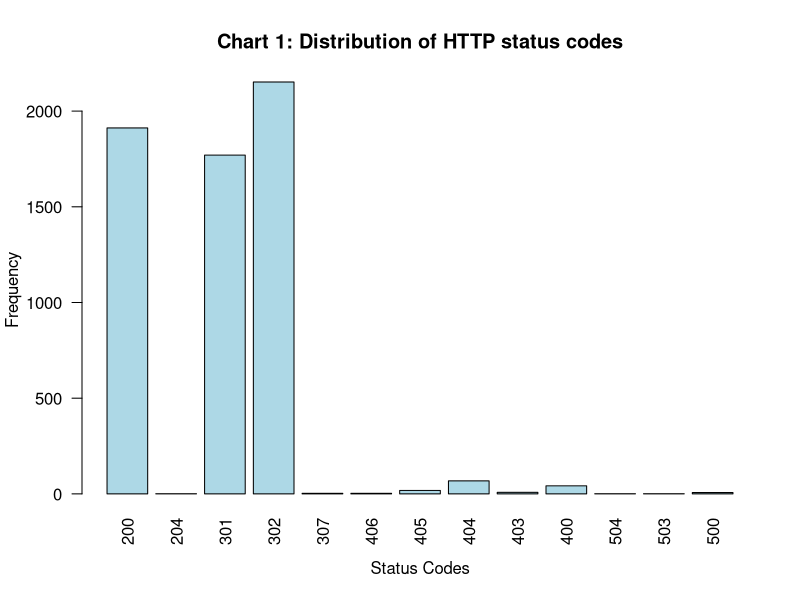
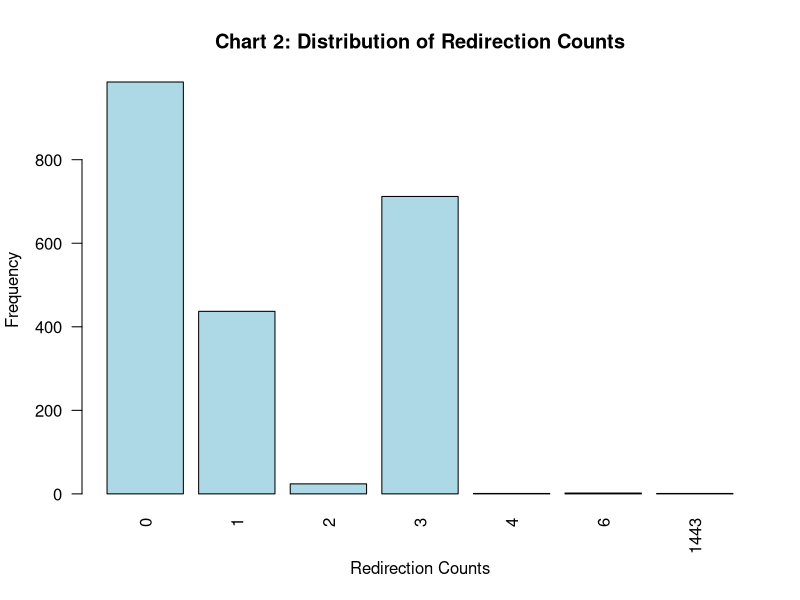
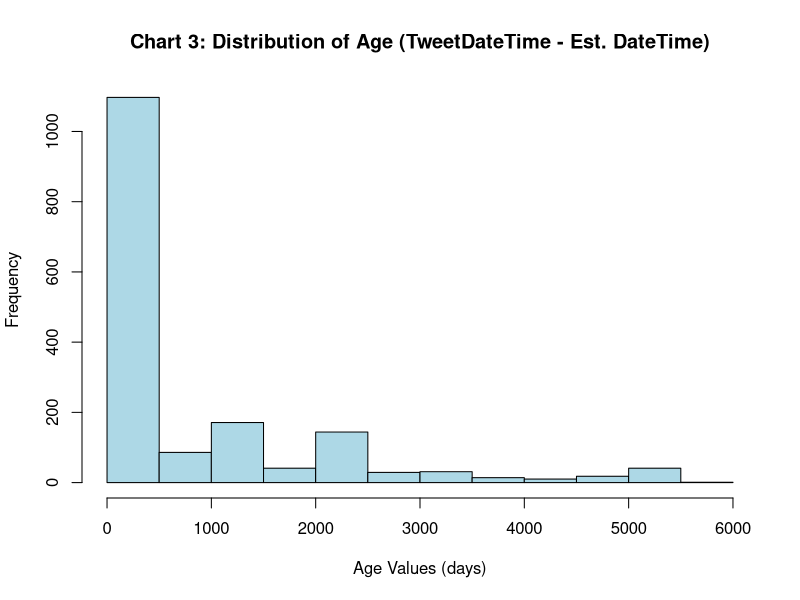

These charts were generated, in order, by the following R code:
#!/usr/bin/env Rscript

rawInputStatusCodes <- read.table('STATUS_CODE_FREQUENCY.txt', header=T)
rawInputRedirectionCounts <- read.table('REDIRECTION_COUNT_FREQUENCY.txt', header=T)
rawInputAge <- read.table('DELTA_DAYS.txt', header=T)

binsStatusCodes <- 
c(
200,
204, 
301,
302,
307,
406,
405,
404,
403,
400,
504,
503,
500 
)

binsRedirectionCounts <-
c(
0,
1,
2,
3,
4,
6,
1443
)

barplot( rawInputStatusCodes$STATUS_CODE_FREQUENCY, las=2, names=binsStatusCodes, xlab="Status Codes", ylab="Frequency", main="Chart 1: Distribution of HTTP status codes", col="lightblue")
barplot( rawInputRedirectionCounts$REDIRECTION_COUNT_FREQUENCY, las=2, names=binsRedirectionCounts, xlab="Redirection Counts", ylab="Frequency", main="Chart 2: Distribution of Redirection Counts", col="lightblue")
hist( rawInputAge$AGE_DIFFS_DAYS, xlab="Age Values (days)", ylab="Frequency", main="Chart 3: Distribution of Age (TweetDateTime - Est. DateTime)", col="lightblue")

mean( rawInputAge$AGE_DIFFS_DAYS )
median( rawInputAge$AGE_DIFFS_DAYS )
sd( rawInputAge$AGE_DIFFS_DAYS )
std <- function(x) sd(x)/sqrt(length(x))
std(rawInputAge$AGE_DIFFS_DAYS)